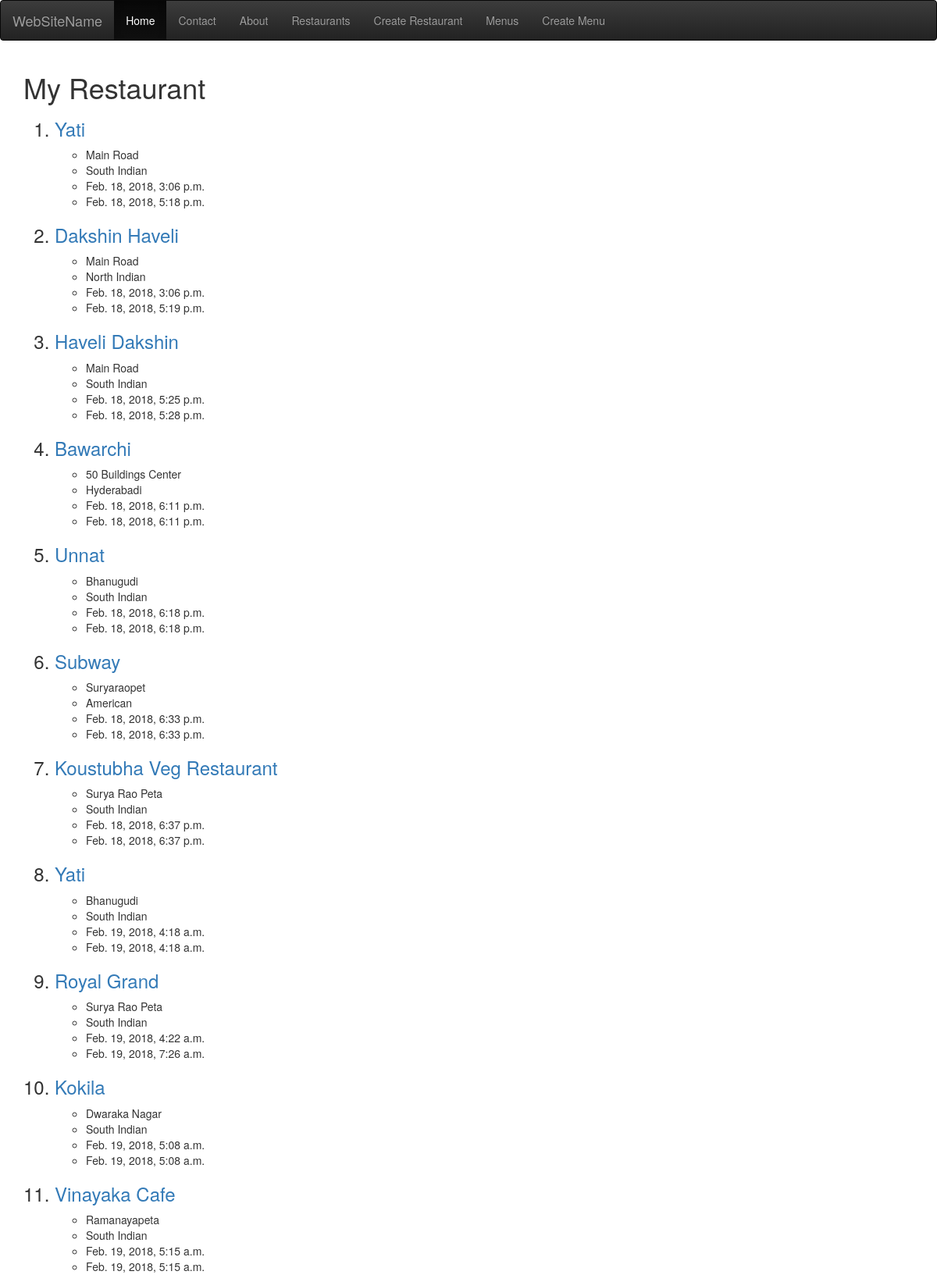
The page /restaurants/ (signed in) on the database its author committed.
### restaurants/models.py (models this page shows, shortened)
class RestaurantLocation(models.Model):
    owner = models.ForeignKey(User)
    name = models.CharField(max_length=120)
    location = models.CharField(max_length=120, null=True, blank=True)
    category = models.CharField(max_length=120, null=True, blank=True)
    timestamp = models.DateTimeField(auto_now_add=True)
    updated = models.DateTimeField(auto_now=True)
    slug = models.SlugField(null=True, blank=True)
    def get_absolute_url(self):
        return reverse('restaurants:detail', kwargs={'slug': self.slug})

### restaurants/views.py (the view)
class RestaurantListView(ListView):
    template_name = 'restaurants/restaurant_list.html'
    def get_queryset(self):
        return RestaurantLocation.objects.filter(owner=self.request.user)

### restaurants/templates/restaurants/restaurant_list.html (shortened to what this page needs)
{% extends 'base.html' %}
{% block content %}
    <h1>My Restaurant</h1>
    <ol>
        {% for object in object_list %}
            <h3><li><a href="{{ object.get_absolute_url }}">{{ object.name }}</a></li></h3>
            <ul>
                <li>{{ object.location }}</li>
                <li>{{ object.category }}</li>
                <li>{{ object.timestamp }}</li>
                <li>{{ object.updated }}</li>
            </ul>
        {% endfor %}
    </ol>
{% endblock content %}

### rows shown on the page
RestaurantLocation: name "Yati", location "Main Road", category "South Indian", timestamp "Feb. 18, 2018, 3:06 p.m.", updated "Feb. 18, 2018, 5:18 p.m."
RestaurantLocation: name "Dakshin Haveli", location "Main Road", category "North Indian", timestamp "Feb. 18, 2018, 3:06 p.m.", updated "Feb. 18, 2018, 5:19 p.m."
RestaurantLocation: name "Haveli Dakshin", location "Main Road", category "South Indian", timestamp "Feb. 18, 2018, 5:25 p.m.", updated "Feb. 18, 2018, 5:28 p.m."
RestaurantLocation: name "Bawarchi", location "50 Buildings Center", category "Hyderabadi", timestamp "Feb. 18, 2018, 6:11 p.m.", updated "Feb. 18, 2018, 6:11 p.m."
RestaurantLocation: name "Unnat", location "Bhanugudi", category "South Indian", timestamp "Feb. 18, 2018, 6:18 p.m.", updated "Feb. 18, 2018, 6:18 p.m."
RestaurantLocation: name "Subway", location "Suryaraopet", category "American", timestamp "Feb. 18, 2018, 6:33 p.m.", updated "Feb. 18, 2018, 6:33 p.m."
RestaurantLocation: name "Koustubha Veg Restaurant", location "Surya Rao Peta", category "South Indian", timestamp "Feb. 18, 2018, 6:37 p.m.", updated "Feb. 18, 2018, 6:37 p.m."
RestaurantLocation: name "Yati", location "Bhanugudi", category "South Indian", timestamp "Feb. 19, 2018, 4:18 a.m.", updated "Feb. 19, 2018, 4:18 a.m."
RestaurantLocation: name "Royal Grand", location "Surya Rao Peta", category "South Indian", timestamp "Feb. 19, 2018, 4:22 a.m.", updated "Feb. 19, 2018, 7:26 a.m."
RestaurantLocation: name "Kokila", location "Dwaraka Nagar", category "South Indian", timestamp "Feb. 19, 2018, 5:08 a.m.", updated "Feb. 19, 2018, 5:08 a.m."
RestaurantLocation: name "Vinayaka Cafe", location "Ramanayapeta", category "South Indian", timestamp "Feb. 19, 2018, 5:15 a.m.", updated "Feb. 19, 2018, 5:15 a.m."
